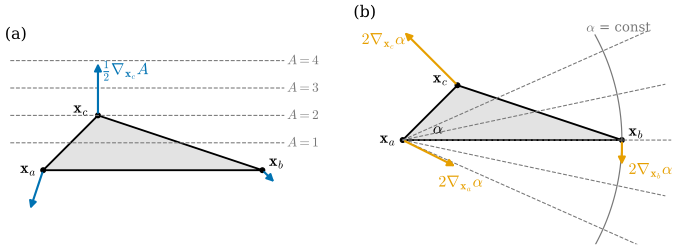

Generate this figure with Python:
"""Figure 41.1.1: the direction of a gradient is found from the directions that do not change the quantity.

Triangle a = (0, 0), b = (4, 0), c = (1, 1) (the obtuse triangle of Example 41.1.5, counterclockwise, N = e_3).
(a) Level sets of the area A as a function of the position of c (the other two fixed): horizontal lines (A = 2 y),
    parallel to the opposite edge ab. Blue arrows: the three area gradients (1/2) N x (opposite edge), drawn at half
    length; |grad_c A| = 2 = l_ab / 2.
(b) Level sets of the angle alpha at a as a function of the position of b: rays from a. The gray circle is the circle
    about a through b; moving b along it changes alpha at the rate 1/|b - a| = 1/4. Arrows: grad_b alpha, grad_c alpha,
    grad_a alpha (Proposition 41.1.6), drawn at twice their length.

Run: PYTHONPATH=tools python3 chapters/41-discrete-curvature-variational/figures/fig-41-1-1-level-sets.py
"""
import numpy as np

import dgfig
dgfig.setup()
import matplotlib.pyplot as plt  # noqa: E402

import dgdec as dd  # noqa: E402

C = dgfig.COLORS
a, b, c = np.array([0.0, 0, 0]), np.array([4.0, 0, 0]), np.array([1.0, 1, 0])
P = np.array([a, b, c])
G = dd.triangle_area_gradients(P, np.array([[0, 1, 2]]))[0]
assert np.allclose(G, [[-0.5, -1.5, 0], [0.5, -0.5, 0], [0, 2, 0]])
assert np.allclose(G.sum(0), 0)
ga, gb, gc = dd.angle_gradient(a, b, c)
assert np.allclose(gb, [0, -0.25, 0]) and np.allclose(gc, [-0.5, 0.5, 0]) and np.allclose(ga, [0.5, -0.25, 0])
assert np.isclose(np.degrees(np.arctan2(1, 1)), 45.0)

fig, axes = plt.subplots(1, 2, figsize=(7.2, 3.0))
tri = np.vstack([P, P[:1]])
for ax in axes:
    ax.fill(tri[:, 0], tri[:, 1], color=C["surface"], alpha=0.6, lw=0)
    ax.plot(tri[:, 0], tri[:, 1], color=C["main"], lw=1.4)
    for p, name, off in [(a, r"$\mathbf{x}_a$", (-0.42, -0.05)), (b, r"$\mathbf{x}_b$", (0.12, 0.08)),
                         (c, r"$\mathbf{x}_c$", (-0.45, 0.05))]:
        ax.plot(*p[:2], "o", color=C["main"], ms=3.5)
        ax.text(p[0] + off[0], p[1] + off[1], name, fontsize=12)
    ax.set_aspect("equal")
    ax.set_axis_off()

ax = axes[0]
for y, lab in [(0.5, r"$A=1$"), (1.0, r"$A=2$"), (1.5, r"$A=3$"), (2.0, r"$A=4$")]:
    ax.plot([-0.6, 4.4], [y, y], color=C["aux"], lw=0.8, ls="--")
    ax.text(4.45, y, lab, fontsize=10, color=C["aux"], va="center")
for p, g in zip(P, G):
    ax.annotate("", p[:2] + 0.5 * g[:2], p[:2], arrowprops=dict(arrowstyle="-|>", color=C["tangent"], lw=1.6,
                                                               mutation_scale=11))
ax.text(1.1, 1.75, r"$\frac{1}{2}\nabla_{\mathbf{x}_c}A$", color=C["tangent"], fontsize=12)
ax.set_xlim(-0.7, 5.3)
ax.set_ylim(-0.95, 2.25)
ax.set_title("(a)", loc="left", fontsize=12)

ax = axes[1]
for deg in (-24, -12, 0, 12, 24):
    t = np.radians(deg)
    ax.plot([0, 4.9 * np.cos(t)], [0, 4.9 * np.sin(t)], color=C["aux"], lw=0.8, ls="--")
ax.text(3.35, 1.98, r"$\alpha$" + " = const", color=C["aux"], fontsize=10)
s = np.linspace(-0.5, 0.5, 100)
ax.plot(4 * np.cos(s), 4 * np.sin(s), color=C["aux"], lw=0.9)
for p, g in [(a, ga), (b, gb), (c, gc)]:
    ax.annotate("", p[:2] + 2 * g[:2], p[:2], arrowprops=dict(arrowstyle="-|>", color=C["accent"], lw=1.6,
                                                             mutation_scale=11))
ax.text(4.12, -0.62, r"$2\nabla_{\mathbf{x}_b}\alpha$", color=C["accent"], fontsize=12)
ax.text(-0.75, 1.75, r"$2\nabla_{\mathbf{x}_c}\alpha$", color=C["accent"], fontsize=12)
ax.text(0.65, -0.85, r"$2\nabla_{\mathbf{x}_a}\alpha$", color=C["accent"], fontsize=12)
ax.text(0.55, 0.12, r"$\alpha$", fontsize=12)
ax.set_xlim(-0.9, 5.1)
ax.set_ylim(-1.9, 2.1)
ax.set_title("(b)", loc="left", fontsize=12)
fig.subplots_adjust(left=0.01, right=0.99, bottom=0.02, top=0.92, wspace=0.06)
dgfig.save(fig, __file__)
